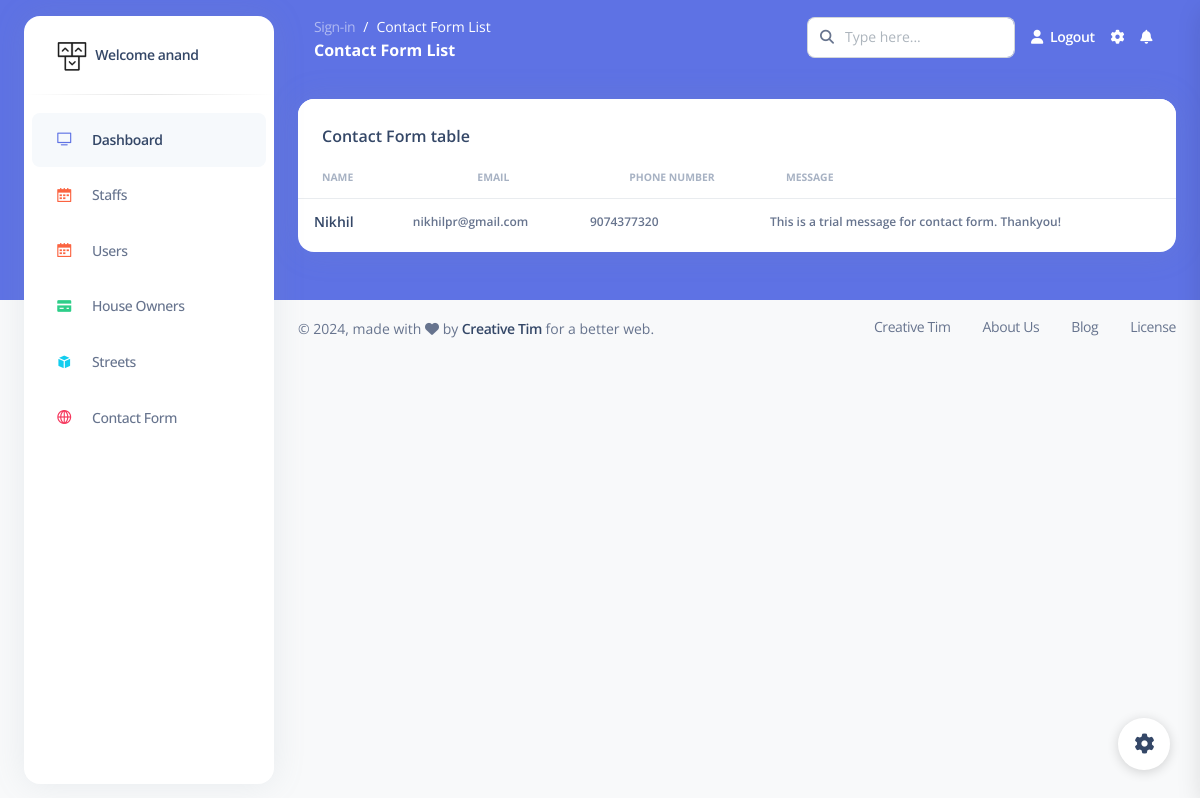
Before: /cadmin/contact_form (signed in) with the older database file.
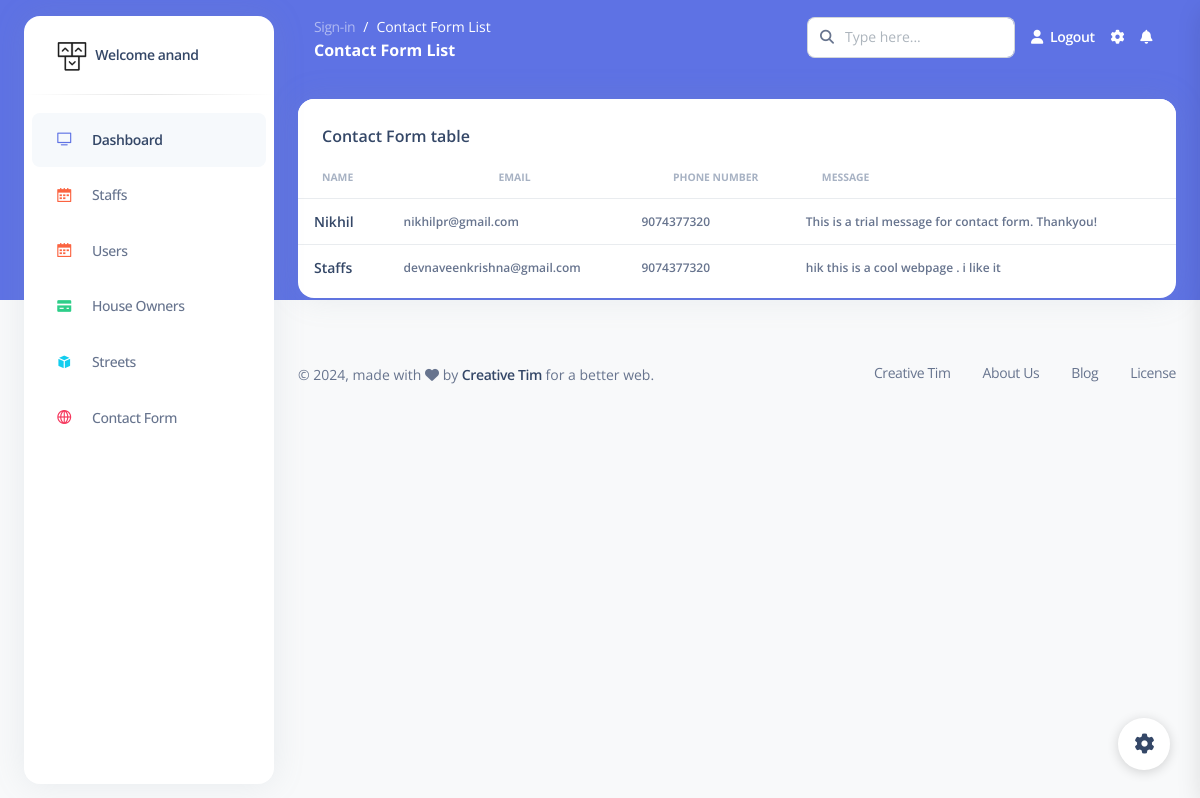
After: the same page with the newer database file.
### cadmin/models.py (models this page shows)
class Contact_Form(models.Model):
    name = models.CharField(max_length=40)
    email = models.EmailField(max_length=150)
    ph_no = models.IntegerField()
    message = models.TextField()

### cadmin/views.py (the view)
# urls.py: path('contact_form', views.contact_form, name="contact_form" ),
@login_required(login_url='admin_login')
def contact_form(request):
    msg = Contact_Form.objects.all()
    page = "Contact Form List"
    return render(request, 'admin/ContactForm/contactlist.html', {'page': page, 'msg': msg})

### templates/admin/ContactForm/contactlist.html
{% extends 'bases/adminbase.html' %}
{% load static %}
{% block content %}
<div class="container-fluid py-4">
    <div class="row">
        <div class="col-12">
            <div class="card mb-4">
                <div class="card-header pb-0">
                    <h6>Contact Form table</h6>
                </div>
                <div class="card-body px-0 pt-0 pb-2">
                    <div class="table-responsive p-0">
                        <table class="table align-items-center mb-0">
                            <thead>
                                <tr>
                                    <th class="text-uppercase text-secondary text-xxs font-weight-bolder opacity-7">
                                        Name</th>
                                    <th
                                        class="text-center text-uppercase text-secondary text-xxs font-weight-bolder opacity-7">
                                         email</th>
                                    <th
                                        class="text-center text-uppercase text-secondary text-xxs font-weight-bolder opacity-7">
                                        Phone Number</th>
                                    <th class="text-uppercase text-secondary text-xxs font-weight-bolder opacity-7">Message</th>
                                </tr>
                            </thead>
                            <tbody>
                                {% for i in msg %}
                                <tr>
                                    <td>
                                        <div class="d-flex px-2 py-1">
                                            <div class="d-flex flex-column justify-content-center">
                                                <h6 class="mb-0 text-sm">{{i.name}}</h6>
                                            </div>
                                        </div>
                                    </td>
                                    <td>
                                        <p class="text-xs font-weight-bold mb-0">{{i.email}}</p>
                                    </td>
                                <td>
                                    <p class="text-xs font-weight-bold mb-0">{{i.ph_no}}</p>
                                    </td>
                                <td>
                                        <p class="text-xs font-weight-bold mb-0">{{i.message}}</p>
                                    </td>
                                </tr>
                                {% endfor %}
                            </tbody>
                        </table>
                    </div>
                </div>
            </div>
        </div>
    </div>
</div>
{% endblock content %}

Changed rows visible on the page:
added Contact_Form: name "Staffs", email "devnaveenkrishna@gmail.com", ph_no "9074377320", message "hik this is a cool webpage . i like it"
